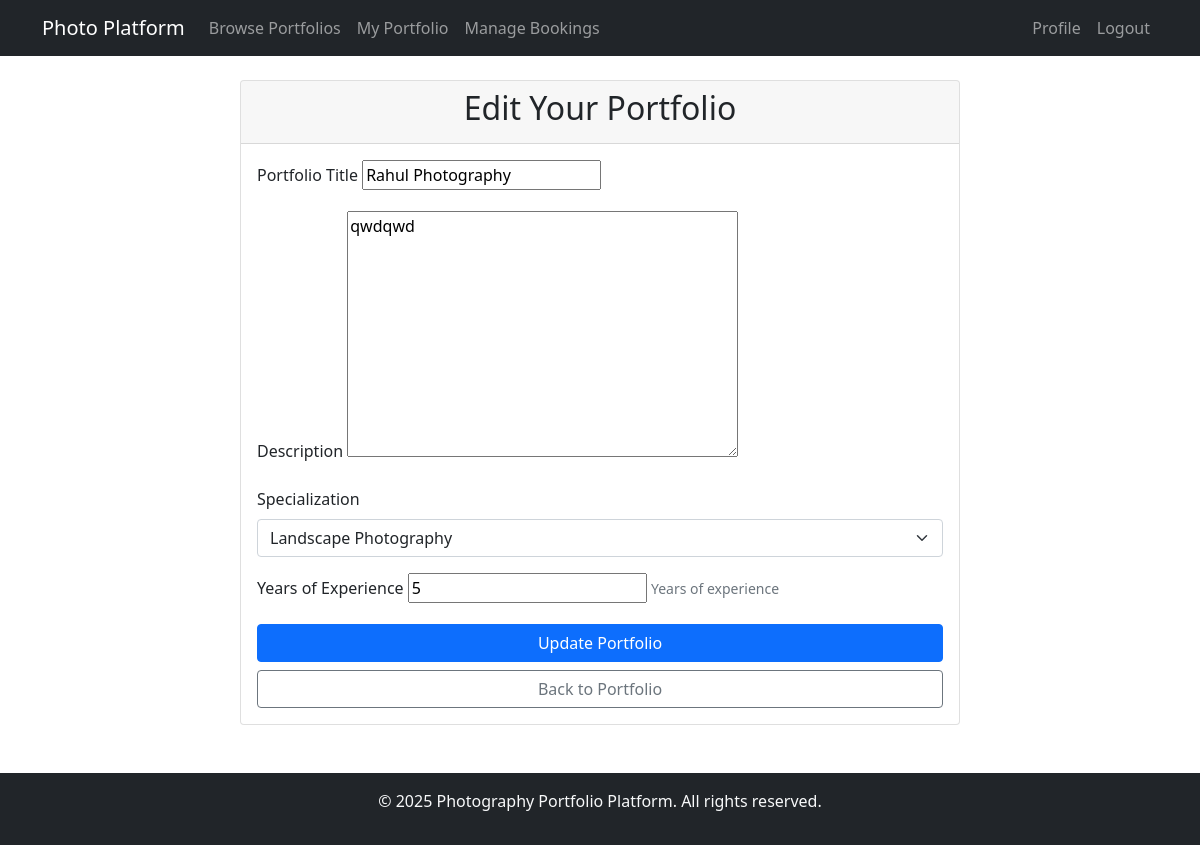
The page /edit-portfolio/ (signed in) on the database its author committed.
### photographer/models.py (models this page shows, shortened)
class Portfolio(models.Model):
    SPECIALIZATION_CHOICES = [
        ('portrait', 'Portrait Photography'),
        ('wedding', 'Wedding Photography'),
        ('landscape', 'Landscape Photography'),
        ('fashion', 'Fashion Photography'),
        ('wildlife', 'Wildlife Photography'),
    ]
    photographer = models.OneToOneField(User, on_delete=models.CASCADE)
    title = models.CharField(max_length=200)
    description = models.TextField()
    specialization = models.CharField(max_length=20, choices=SPECIALIZATION_CHOICES)
    experience = models.IntegerField(help_text="Years of experience")
    is_approved = models.BooleanField(default=False)
    created_at = models.DateTimeField(auto_now_add=True)
    updated_at = models.DateTimeField(auto_now=True)

### photographer/views.py (the view)
# urls.py: path('edit-portfolio/', views.edit_portfolio, name='edit_portfolio'),
@login_required
def edit_portfolio(request):
    portfolio = get_object_or_404(Portfolio, photographer=request.user)
    if request.method == 'POST':
        form = PortfolioForm(request.POST, instance=portfolio)
        if form.is_valid():
            form.save()
            messages.success(request, 'Portfolio updated successfully!')
            return redirect('portfolio_detail', pk=portfolio.pk)
    else:
        form = PortfolioForm(instance=portfolio)
    return render(request, 'photographer/edit_portfolio.html', {'form': form})

### photographer/forms.py
class PortfolioForm(forms.ModelForm):
    class Meta:
        model = Portfolio
        fields = ['title', 'description', 'specialization', 'experience']

### photographer/templates/photographer/edit_portfolio.html (shortened to what this page needs)
{% extends 'base.html' %}
{% block content %}
<div class="container">
    <div class="row justify-content-center">
        <div class="col-md-8">
            <div class="card">
                <div class="card-header">
                    <h2 class="text-center">Edit Your Portfolio</h2>
                </div>
                <div class="card-body">
                    <form method="post">
                        <div class="mb-3">
                            <label for="{{ form.title.id_for_label }}" class="form-label">Portfolio Title</label>
                            {{ form.title }}
                        </div>
                        <div class="mb-3">
                            <label for="{{ form.description.id_for_label }}" class="form-label">Description</label>
                            {{ form.description }}
                        </div>
                        <div class="mb-3">
                            <label for="{{ form.specialization.id_for_label }}" class="form-label">Specialization</label>
                            <select name="specialization" id="{{ form.specialization.id_for_label }}" class="form-select" required>
                                <option value="landscape" {% if form.specialization.value == 'landscape' %}selected{% endif %}>Landscape Photography</option>
                            </select>
                        </div>
                        <div class="mb-3">
                            <label for="{{ form.experience.id_for_label }}" class="form-label">Years of Experience</label>
                            {{ form.experience }}
                            {% if form.experience.help_text %}
                                <small class="form-text text-muted">{{ form.experience.help_text }}</small>
                            {% endif %}
                        </div>
                        <div class="d-grid gap-2">
                            <button type="submit" class="btn btn-primary">Update Portfolio</button>
                            <a href="{% url 'portfolio_detail' request.user.portfolio.id %}" class="btn btn-outline-secondary">Back to Portfolio</a>
                        </div>
                    </form>
                </div>
            </div>
        </div>
    </div>
</div>
{% endblock %}

### rows shown on the page
Portfolio: title "Rahul Photography", description "qwdqwd", specialization "Landscape Photography", experience "5"
